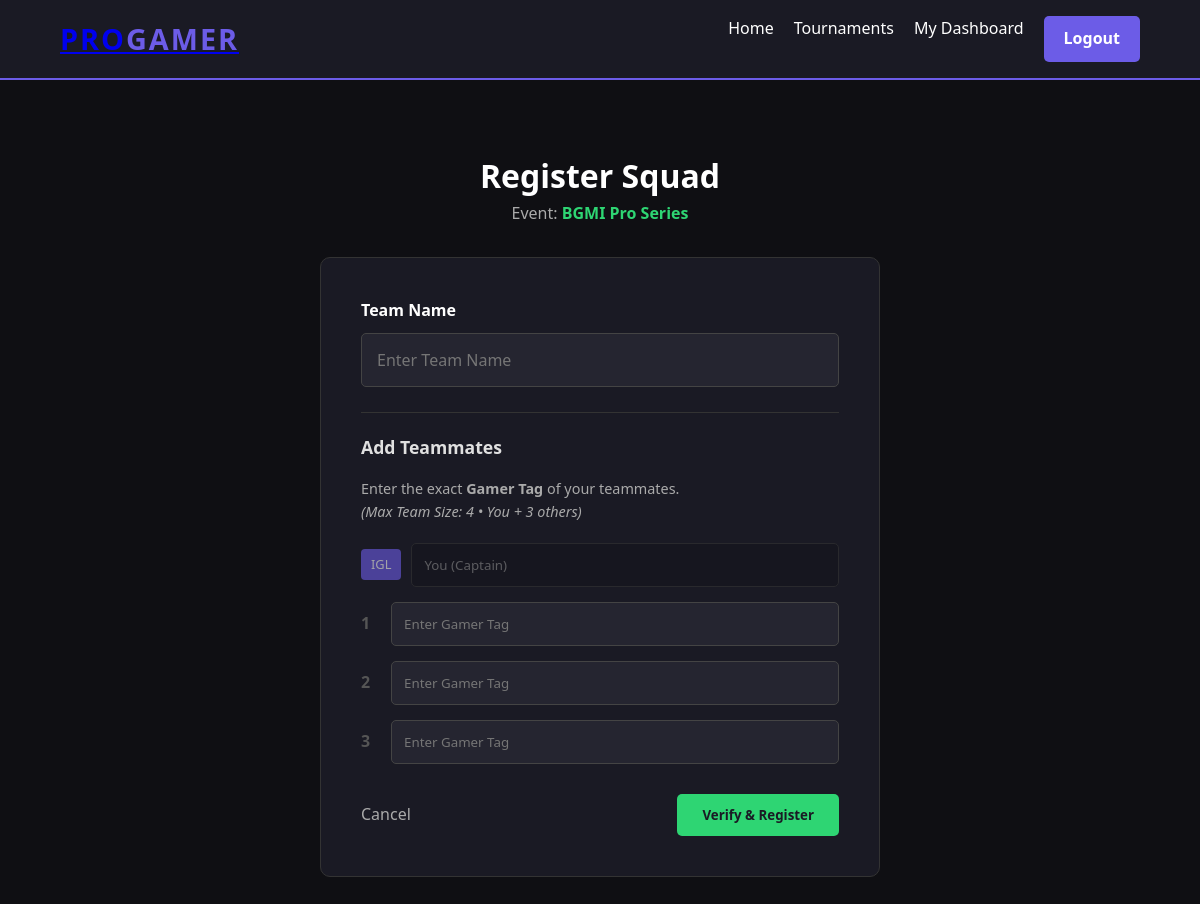
Page /register_team.php?id=2 (signed in) on the committed database.
### tables this page shows
CREATE TABLE `tournament` (
  `tournament_id` int(11) NOT NULL,
  `tournament_name` varchar(150) NOT NULL,
  `game_id` int(11) DEFAULT NULL,
  `organizer_id` int(11) DEFAULT NULL,
  `start_date` datetime DEFAULT NULL,
  `end_date` datetime DEFAULT NULL,
  `prize_pool` decimal(10,2) DEFAULT NULL
);

CREATE TABLE `game` (
  `game_id` int(11) NOT NULL,
  `game_name` varchar(100) NOT NULL,
  `platform` varchar(50) DEFAULT NULL,
  `max_team_size` int(11) DEFAULT 5,
  `min_age` int(11) DEFAULT 0,
  `min_teams_per_match` int(11) DEFAULT 2
);

### register_team.php (the view, shortened to what this page needs)
<?php
include __DIR__ . '/includes/db_connect.php';
include __DIR__ . '/includes/header.php';
$tournament_id = intval($_GET['id']);
$sql_tourney = "SELECT T.tournament_name, G.game_name, G.max_team_size
                FROM Tournament T
                JOIN Game G ON T.game_id = G.game_id
                WHERE T.tournament_id = $tournament_id";
$tourney = $conn->query($sql_tourney)->fetch_assoc();
$max_players = $tourney['max_team_size'];
$slots_available = $max_players - 1;
?>
<div style="max-width: 600px; margin: 50px auto; padding: 20px;">
    <div style="margin-bottom: 30px; text-align: center;">
        <h1 style="color: #fff;">Register Squad</h1>
        <p style="color: #aaa;">
            Event: <strong style="color: #2ed573;"><?php echo htmlspecialchars($tourney['tournament_name']); ?></strong>
        </p>
    </div>
    <div style="background: #1a1a24; padding: 40px; border-radius: 10px; border: 1px solid #333;">
        <form method="POST">
            <div style="margin-bottom: 25px;">
                <label style="display: block; color: #fff; margin-bottom: 10px; font-weight: bold;">Team Name</label>
                <input type="text" name="team_name" placeholder="Enter Team Name" required
                       value="<?php echo isset($_POST['team_name']) ? htmlspecialchars($_POST['team_name']) : ''; ?>"
                       style="width: 100%; padding: 15px; background: #252530; border: 1px solid #444; color: white; border-radius: 5px; font-size: 1rem;">
            </div>
            <hr style="border: 0; border-top: 1px solid #333; margin: 20px 0;">
            <h3 style="margin-bottom: 15px; font-size: 1.1rem;">Add Teammates</h3>
            <p style="font-size: 0.9rem; color: #aaa; margin-bottom: 20px;">
                Enter the exact <strong>Gamer Tag</strong> of your teammates.
                <br><em>(Max Team Size: <?php echo $max_players; ?> • You + <?php echo $slots_available; ?> others)</em>
            </p>
            <div style="display: flex; flex-direction: column; gap: 15px;">
                <div style="display: flex; gap: 10px; align-items: center; opacity: 0.6;">
                    <span style="background: #6c5ce7; color: white; padding: 5px 10px; border-radius: 4px; font-size: 0.8rem;">IGL</span>
                    <input type="text" value="You (Captain)" disabled
                           style="flex: 1; padding: 12px; background: #15151c; border: 1px solid #333; color: #888; border-radius: 5px; cursor: not-allowed;">
                </div>
                <?php for($i = 1; $i <= $slots_available; $i++): ?>
                    <div style="display: flex; gap: 10px; align-items: center;">
                        <span style="color: #555; font-weight: bold; width: 20px;"><?php echo $i; ?></span>
                        <input type="text" name="teammates[]" placeholder="Enter Gamer Tag"
                               value="<?php echo isset($_POST['teammates'][$i-1]) ? htmlspecialchars($_POST['teammates'][$i-1]) : ''; ?>"
                               style="flex: 1; padding: 12px; background: #252530; border: 1px solid #444; color: white; border-radius: 5px;">
                    </div>
                <?php endfor; ?>
            </div>
            <div style="margin-top: 30px; display: flex; justify-content: space-between; align-items: center;">
                <a href="tournament_view.php?id=<?php echo $tournament_id; ?>" style="color: #aaa; text-decoration: none;">Cancel</a>
                <button type="submit" name="register_squad" class="btn"
                        style="background: #2ed573; color: #1a1a24; padding: 12px 25px; border: none; border-radius: 5px; font-weight: bold; cursor: pointer;">
                    Verify & Register
                </button>
            </div>
        </form>
    </div>
</div>
</body>
</html>

### css/style.css (style rules this page uses)
* { margin: 0; padding: 0; box-sizing: border-box; font-family: 'Segoe UI', Tahoma, Geneva, Verdana, sans-serif; }
body { background-color: #0f0f13; color: #e0e0e0; line-height: 1.6; }
.btn { display: inline-block; padding: 10px 20px; background-color: #6c5ce7; color: #fff; text-decoration: none; border-radius: 5px; border: none; cursor: pointer; font-weight: bold; transition: 0.3s; }

### rows in the picture
tournament: tournament_name "BGMI Pro Series", game.max_team_size "4", game.max_team_size "3"
